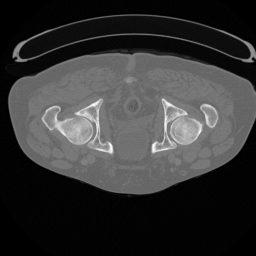
#> input picture data/processed/images/sample.png, 256 x 256 px, found by its file name
$ python compare_preprocessing.py
#> lines starting #> are read from the running program, lines starting #| are printed output that depends on the picture
#> further down, img is the input picture: shape (256, 256); min 0, max 255, mean 53.4
### src/preprocessing/preprocess_image.py
# preprocess_image.py
# This file contains preprocessing functions for CT images

import cv2
import numpy as np

def preprocess_ct_image(img):
    """
    Preprocess a single CT image.
    Input:
        img: grayscale image (numpy array)
    Output:
        processed image
    """

    # 1) Resize image to fixed size
    img = cv2.resize(img, (256, 256))

    # 2) Normalize pixel values to 0–1
    img = img / 255.0

    # 3) Apply CLAHE (Contrast Limited Adaptive Histogram Equalization)
    # Convert to uint8 because CLAHE expects 0–255
    img_uint8 = (img * 255).astype(np.uint8)

    clahe = cv2.createCLAHE(
        clipLimit=2.0,     # controls contrast strength
        tileGridSize=(8, 8)  # local region size
    )

    img_clahe = clahe.apply(img_uint8)
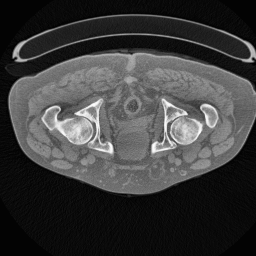
#> img_clahe: shape (256, 256); min 1, max 255, mean 60.4

    # 4) Convert back to 0–1 range
    img_clahe = img_clahe / 255.0

    return img_clahe

### src/preprocessing/compare_preprocessing.py
import cv2
import matplotlib.pyplot as plt
from preprocess_image import preprocess_ct_image

img = cv2.imread("data/processed/images/sample.png", cv2.IMREAD_GRAYSCALE)
processed = preprocess_ct_image(img)

plt.figure(figsize=(10, 4))

plt.subplot(1, 2, 1)
plt.title("Original")
plt.imshow(img, cmap="gray")
plt.axis("off")

plt.subplot(1, 2, 2)
plt.title("After CLAHE")
plt.imshow(processed, cmap="gray")
plt.axis("off")

plt.show()
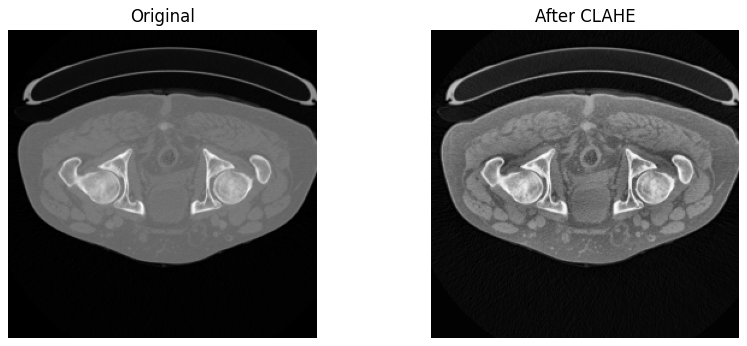
#> figure drawn by matplotlib, 2 panels

$ run again, with data/processed/images/volume-9_4.png copied over data/processed/images/sample.png
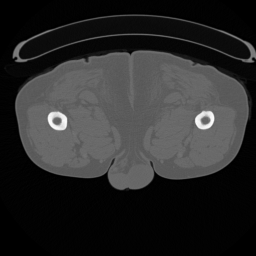
#> input picture data/processed/images/volume-9_4.png, 256 x 256 px, found by its file name
#> img is the input picture: shape (256, 256); min 0, max 255, mean 42.5
#> in preprocess_ct_image, `img_clahe = clahe.apply(img_uint8)`:
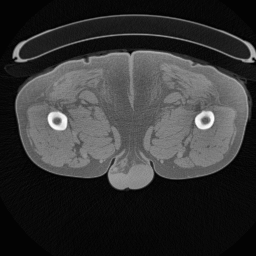
#> img_clahe: shape (256, 256); min 1, max 255, mean 53.1
#> `plt.show()`:
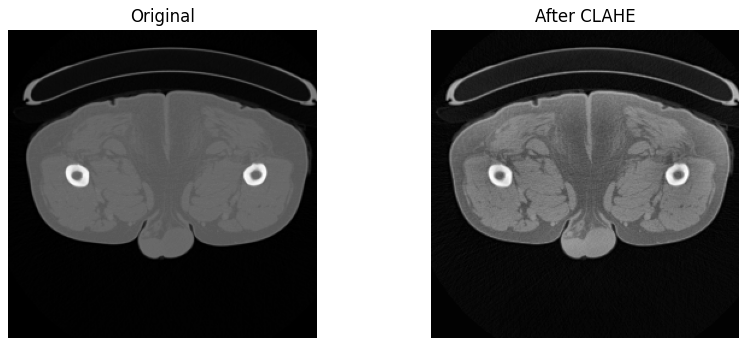
#> figure drawn by matplotlib, 2 panels
